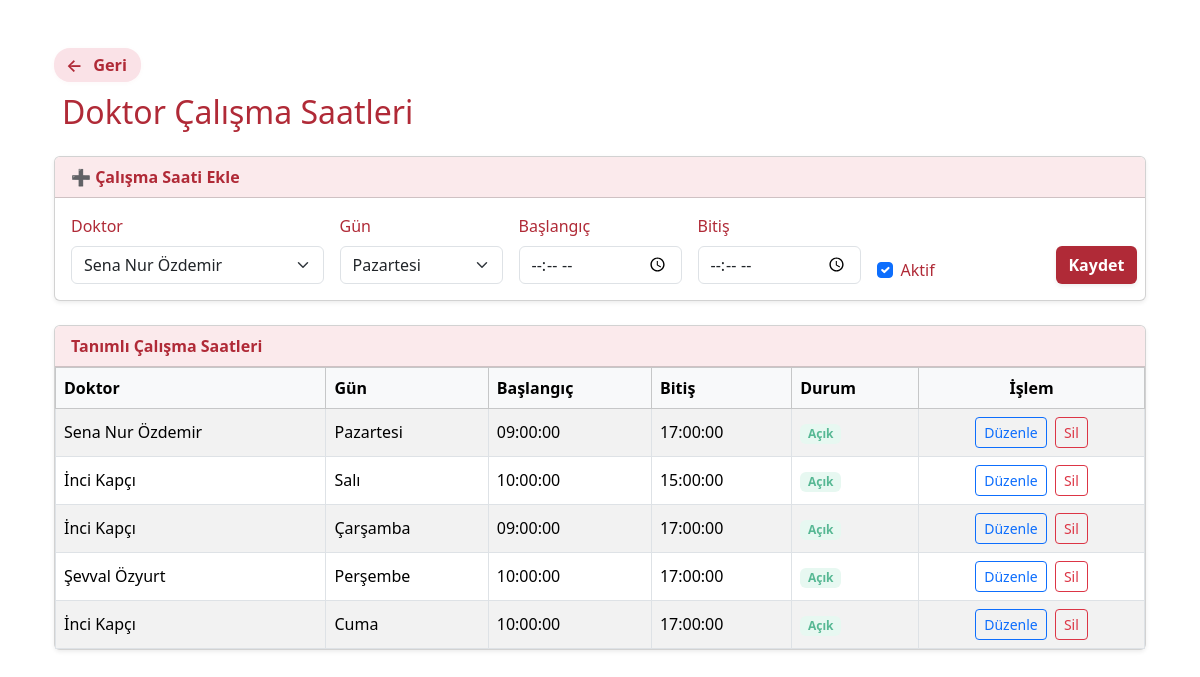
/index.php?page=doctorWorkingHours (signed in), run on the app's committed database.
### tables this page shows
CREATE TABLE `doctor_hours` (
  `id` int(11) NOT NULL,
  `doctor_id` int(11) NOT NULL,
  `weekday` enum('Pazartesi','Salı','Çarşamba','Perşembe','Cuma','Cumartesi','Pazar') NOT NULL,
  `start_time` time NOT NULL,
  `end_time` time NOT NULL,
  `is_active` tinyint(1) DEFAULT 1
);

CREATE TABLE `users` (
  `id` int(11) NOT NULL,
  `full_name` varchar(255) NOT NULL,
  `tc_no` char(11) NOT NULL,
  `email` varchar(100) NOT NULL,
  `phone` varchar(15) NOT NULL,
  `password` varchar(255) NOT NULL,
  `role` enum('admin','sekreter','doktor','hasta') NOT NULL,
  `created_at` timestamp NOT NULL DEFAULT current_timestamp()
);

### controllers/AppointmentController.php (called while the page is built, shortened)
<?php
require_once BASE_PATH . '/models/Appointment.php';
class AppointmentController {
    public function handleDoctorWorkingHours() {
        require_once BASE_PATH . '/models/User.php';
        $userModel = new User();
        $doctors = $userModel->getAllByRole('doktor');
        require_once BASE_PATH . '/models/Appointment.php';
        $appointmentModel = new Appointment();
        $working_hours = $appointmentModel->getAllWorkingHours();
        require BASE_PATH . '/views/layout.php';
    }
}

### public/index.php (called while the page is built, shortened)
<?php
require_once BASE_PATH . "/routes/web.php";
$page = $_GET['page'] ?? 'login';
route($page);
?>

### config/Database.php (called while the page is built)
<?php
class Database {
    private static $connection = null;
    public static function getConnection() {
        if (self::$connection === null) {
            $host = 'localhost';
            $db = 'dishane_db';
            $user = 'root';
            $pass = '';
            $charset = 'utf8mb4';
            $dsn = "mysql:host=$host;dbname=$db;charset=$charset";
            $options = [
                PDO::ATTR_ERRMODE => PDO::ERRMODE_EXCEPTION,
                PDO::ATTR_DEFAULT_FETCH_MODE => PDO::FETCH_ASSOC,
                PDO::ATTR_EMULATE_PREPARES => false,
            ];
            try {
                self::$connection = new PDO($dsn, $user, $pass, $options);
            } catch (PDOException $e) {
                die("Veritabanı bağlantı hatası: " . $e->getMessage());
            }
        }
        return self::$connection;
    }
}

### models/User.php (called while the page is built, shortened)
<?php
require_once BASE_PATH . '/config/Database.php';
class User {
    private $conn;
    public function __construct() {
        $this->conn = (new Database())->getConnection();
    }
    public function getAllByRole($role) {
        $sql = "SELECT * FROM users WHERE role = :role";
        $stmt = $this->conn->prepare($sql);
        $stmt->execute(['role' => $role]);
        return $stmt->fetchAll(PDO::FETCH_ASSOC);
    }
}
?>

### models/Appointment.php (called while the page is built, shortened)
<?php
require_once BASE_PATH . '/config/Database.php';
class Appointment {
    private $conn;
    public function __construct() {
        $this->conn = Database::getConnection();
    }
    public function getAllWorkingHours() {
        $sql = "SELECT dh.*, u.full_name AS doctor_name
                FROM doctor_hours dh
                JOIN users u ON dh.doctor_id = u.id";
        $stmt = $this->conn->query($sql);
        return $stmt->fetchAll(PDO::FETCH_ASSOC);
    }
}

### views/dashboard/sekreter/doctor-working-hours.php (the view, shortened to what this page needs)
<div class="container my-5">
<div class="geri-btn-kapsayici">
  <a href="index.php?page=dashboard" class="geri-btn-mini">
    <span class="geri-ikon">&#8592;</span> Geri
  </a>
</div>
    <div class="d-flex align-items-center mb-4">
        <h2 class="m-0 ms-2" style="color: #b02a37;">Doktor Çalışma Saatleri</h2>
    </div>
    <div class="card shadow-sm mb-4">
        <div class="card-header fw-semibold" style="background: #fbeaec; color: #b02a37;">➕ Çalışma Saati Ekle</div>
        <div class="card-body">
            <form method="POST" action="index.php?page=doctorWorkingHours" class="row g-3 align-items-end">
                <div class="col-md-3">
                    <label class="form-label" style="color: #b02a37;">Doktor</label>
                    <select name="doctor_id" class="form-select" required>
                        <?php foreach ($doctors as $doctor): ?>
                            <option value="<?= $doctor['id'] ?>">
                                <?= htmlspecialchars($doctor['full_name'] ?? $doctor['username'] ?? 'Doktor') ?>
                            </option>
                        <?php endforeach; ?>
                    </select>
                </div>
                <div class="col-md-2">
                    <label class="form-label" style="color: #b02a37;">Gün</label>
                    <select name="weekday" class="form-select" required>
                        <?php foreach (['Pazartesi','Salı','Çarşamba','Perşembe','Cuma','Cumartesi','Pazar'] as $day): ?>
                            <option value="<?= $day ?>"><?= $day ?></option>
                        <?php endforeach; ?>
                    </select>
                </div>
                <div class="col-md-2">
                    <label class="form-label" style="color: #b02a37;">Başlangıç</label>
                    <input type="time" name="start_time" class="form-control" required>
                </div>
                <div class="col-md-2">
                    <label class="form-label" style="color: #b02a37;">Bitiş</label>
                    <input type="time" name="end_time" class="form-control" required>
                </div>
                <div class="col-md-2 d-flex align-items-center pt-3">
                    <div class="form-check me-3">
                        <input class="form-check-input" type="checkbox" name="is_active" id="is_active" checked>
                        <label class="form-check-label" for="is_active" style="color: #b02a37;">Aktif</label>
                    </div>
                </div>
                <div class="col-md-1 d-grid">
                    <button type="submit" class="btn fw-semibold shadow-sm" style="background: #b02a37; color: #fff;">Kaydet</button>
                </div>
            </form>
        </div>
    </div>
    <div class="card shadow-sm">
        <div class="card-header fw-semibold" style="background: #fbeaec; color: #b02a37;">
            <i class="bi bi-list-check"></i> Tanımlı Çalışma Saatleri
        </div>
        <div class="card-body p-0">
            <div class="table-responsive">
                <table class="table table-striped table-bordered mb-0 align-middle">
                    <thead class="table-light">
                        <tr>
                            <th>Doktor</th>
                            <th>Gün</th>
                            <th>Başlangıç</th>
                            <th>Bitiş</th>
                            <th>Durum</th>
                            <th class="text-center">İşlem</th>
                        </tr>
                    </thead>
                    <tbody>
                        <?php foreach ($working_hours as $wh): ?>
                            <tr>
                                <td><?= htmlspecialchars($wh['doctor_name']) ?></td>
                                <td><?= htmlspecialchars($wh['weekday']) ?></td>
                                <td><?= htmlspecialchars($wh['start_time']) ?></td>
                                <td><?= htmlspecialchars($wh['end_time']) ?></td>
                                <td>
                                    <?php if ($wh['is_active']): ?>
                                        <span class="badge" style="background:#e7f8f1;color:#57b894;">Açık</span>
                                    <?php else: ?>
                                        <span class="badge" style="background:#fce4ec;color:#b02a37;">Kapalı</span>
                                    <?php endif; ?>
                                </td>
                                <td class="text-center">
                                    <button type="button"
                                            class="btn btn-sm btn-outline-primary me-1"
                                            data-bs-toggle="modal"
                                            data-bs-target="#editModal"
                                            data-id="<?= $wh['id'] ?>"
                                            data-doctor="<?= htmlspecialchars($wh['doctor_name']) ?>"
                                            data-weekday="<?= $wh['weekday'] ?>"
                                            data-start="<?= $wh['start_time'] ?>"
                                            data-end="<?= $wh['end_time'] ?>"
                                            data-active="<?= $wh['is_active'] ?>">
                                        <i class="bi bi-pencil"></i> Düzenle
                                    </button>
                                    <a href="index.php?page=deleteDoctorWorkingHour&id=<?= $wh['id'] ?>"
                                       class="btn btn-sm btn-outline-danger"
                                       onclick="return confirm('Bu çalışma saatini silmek istediğinize emin misiniz?')">
                                        <i class="bi bi-trash"></i> Sil
                                    </a>
                                </td>
                            </tr>
                        <?php endforeach; ?>
                    </tbody>
                </table>
            </div>
        </div>
    </div>
</div>

### routes/web.php (shortened to what this page needs)
<?php
function route($page) {
    switch($page) {
        case 'doctorWorkingHours':
            require_once BASE_PATH . '/controllers/AppointmentController.php';
            $controller = new AppointmentController();
            $controller->handleDoctorWorkingHours();
            break;
    }
}

### views/layout.php (shortened to what this page needs)
<!DOCTYPE html>
<html lang="tr">
<head>
    <link href="https://cdn.jsdelivr.net/npm/bootstrap@5.3.3/dist/css/bootstrap.min.css" rel="stylesheet">
    <link href="https://cdn.jsdelivr.net/npm/tom-select@2.2.2/dist/css/tom-select.bootstrap5.min.css" rel="stylesheet" />
</head>
<body>
    <div class="container mt-4">
        <?php include $content; ?>
    </div>
</body>
</html>

### views/dashboard/sekreter/doctor-working-hours.php (style rules this page uses)
.geri-btn-kapsayici { margin-bottom: 0.7rem; margin-top: 1.1rem; }
.geri-btn-mini { display: inline-flex; align-items: center; gap: .4em; background: #fae2e7; color: #b02a37; font-weight: 600; font-size: 1.02rem; border: none; border-radius: 16px; padding: 5px 14px 5px 11px; text-decoration: none; box-shadow: 0 1px 5px 0 rgba(176,42,55,0.03); transition: background .15s, color .13s; height: 34px; min-width: 62px; }
.geri-btn-mini .geri-ikon { font-size: 1.07em; vertical-align: middle; margin-right: 4px; margin-left: 1px; }

### data on the page
doctor_hours: users.full_name "Sena Nur Özdemir", weekday "Pazartesi", start_time "09:00:00", end_time "17:00:00", is_active "Açık"
doctor_hours: users.full_name "İnci Kapçı", weekday "Salı", start_time "10:00:00", end_time "15:00:00", is_active "Açık"
doctor_hours: users.full_name "İnci Kapçı", weekday "Çarşamba", start_time "09:00:00", end_time "17:00:00", is_active "Açık"
doctor_hours: users.full_name "Şevval Özyurt", weekday "Perşembe", start_time "10:00:00", end_time "17:00:00", is_active "Açık"
doctor_hours: users.full_name "İnci Kapçı", weekday "Cuma", start_time "10:00:00", end_time "17:00:00", is_active "Açık"

### other printed values
form field doctor_id "Sena Nur Özdemir"
form field weekday "Pazartesi"
